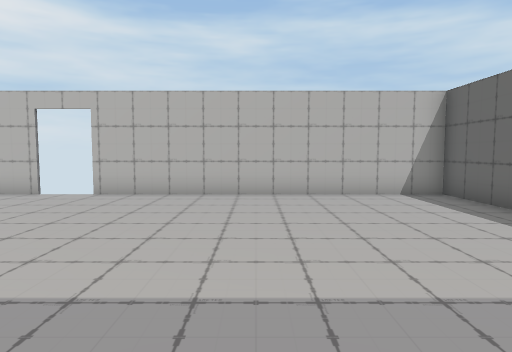
view 1 (above)

14 first-person views from a walk through a 3-D level made in the Unity game engine. The camera is 1.2 m above the floor, tilts 4° down and sees 75° across. The floor is counted in squares, 1 m on a side. Each view is taken from the middle of a square. On the plan, view 1 faces up. The plan holds only what a view shows up to about 14 squares ahead; the rest is blank. The place goes on beyond the plan. Some animated figures are not drawn. Door leaves are left out, so doorways stand open.

view 2
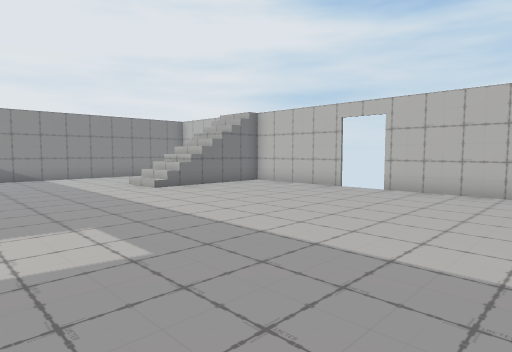

view 3
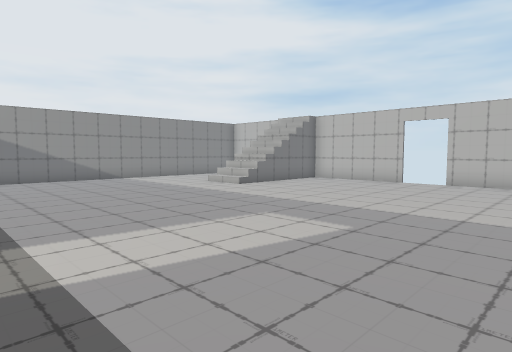

view 4
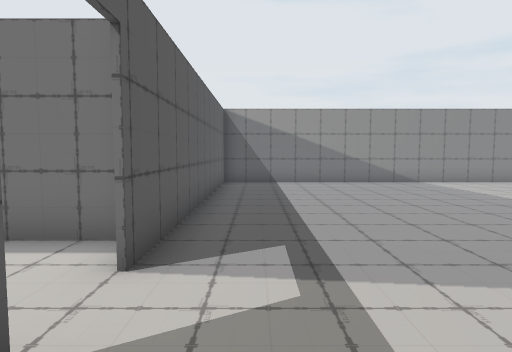

view 5
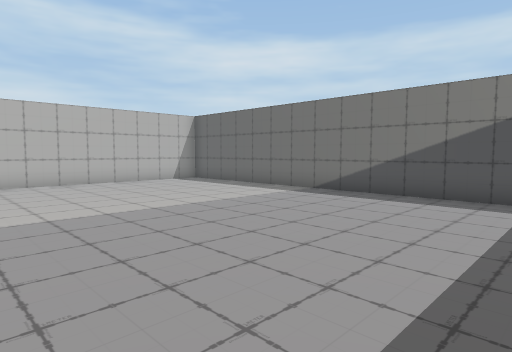

view 6
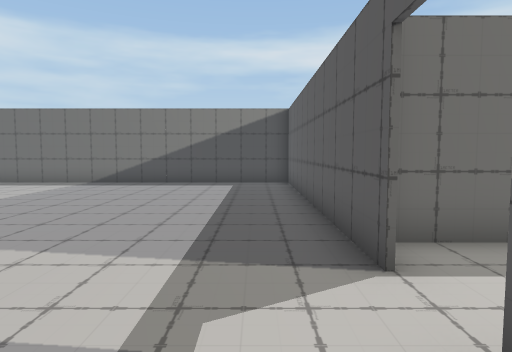

view 7
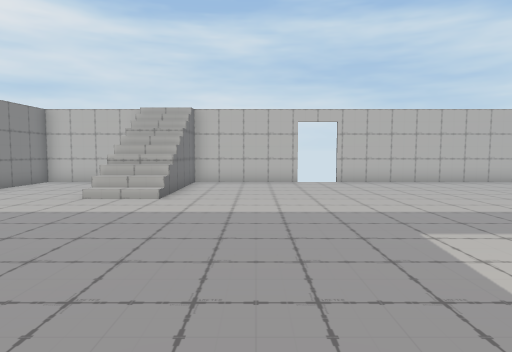

view 8
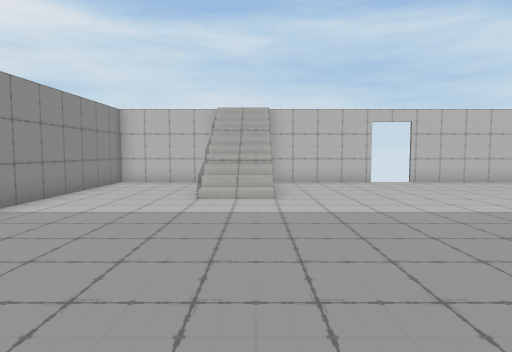

view 9
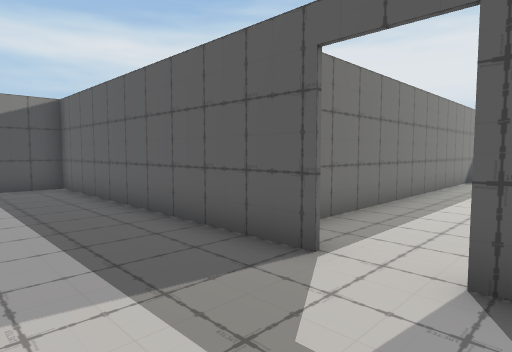

view 10
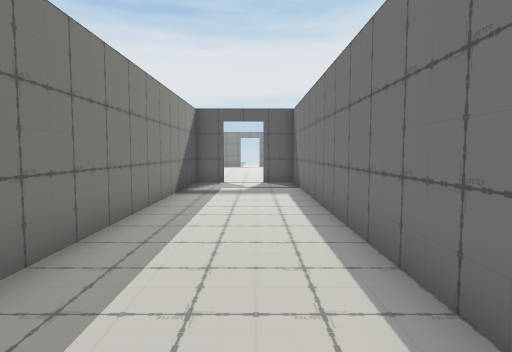

view 11
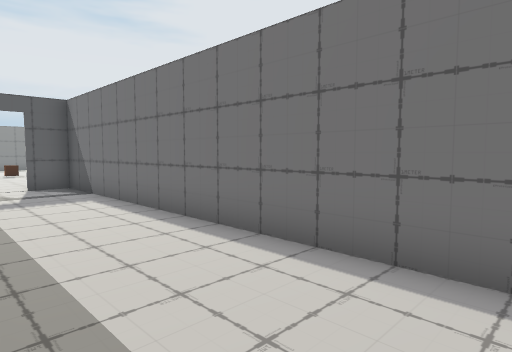

view 12
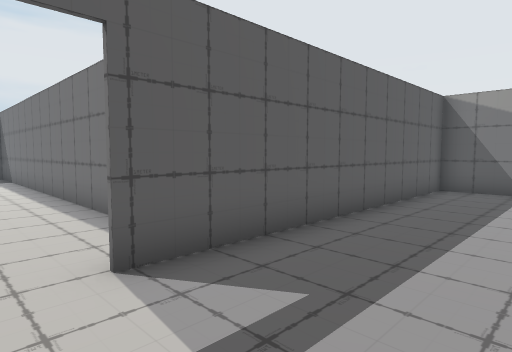

view 13
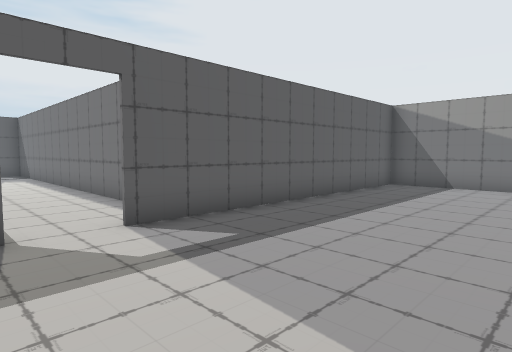

view 14
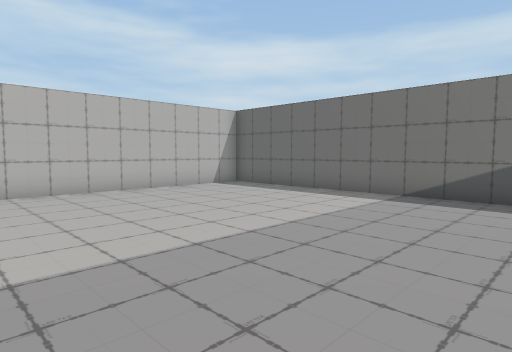

### Floor plan
Points are (right, up) in squares from view 1. A wall is a line through its corners. A room is listed if a view was taken in it or the views show most of it. See-through windows are left out.
Room 1 (views 1, 2, 3, 4, 5, 6, 7, 8, 9, 12, 13, 14)
walls: (-4.8, -5.3) (5.4, -5.3) (5.4, 9.6) (-4.8, 9.6); (-6.2, 9.6) (-10.5, 9.6); (-12.8, 9.6) (-16.5, 9.6) (-16.5, -5.3) (-6.2, -5.3)
ways out: opening at (-5.5, -5) to room 2; open door at (-5.5, 10)
Room 2 (views 10, 11)
walls: (-7.5, -5.9) (-7.5, -20.4) (-6.2, -20.4); (-4.8, -20.4) (-3.6, -20.4) (-3.6, -5.9)
ways out: opening at (-5.5, -5) to room 1; open door at (-5.5, -20.5)

Where each view was taken, in squares from view 1:
view 1: 0 up, 0 right, facing up
view 2: 1 down, 0 right, facing up-left
view 3: 4 down, 1 left, facing up-left
view 4: 4 down, 3 left, facing left
view 5: 4 down, 4 left, facing up-right
view 6: 4 down, 8 left, facing right
view 7: 4 down, 8 left, facing up
view 8: 4 down, 11 left, facing up
view 9: 2 down, 7 left, facing down-right
view 10: 7 down, 6 left, facing down
view 11: 8 down, 4 left, facing down-left
view 12: 2 down, 5 left, facing down-left
view 13: 0 up, 4 left, facing down-left
view 14: 1 down, 4 left, facing up-right
